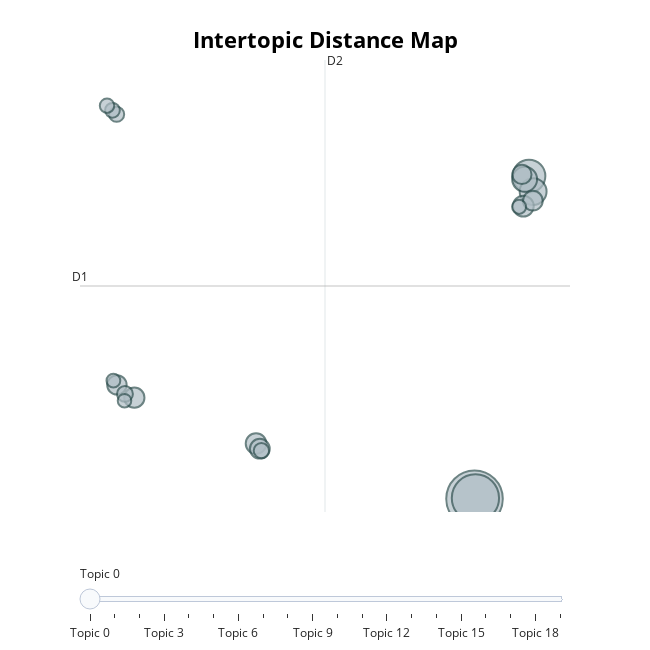

This figure's notebook cell:
### Code cell
topic_model.visualize_topics()

### Figure 1 — Plotly figure (JSON) as saved in the notebook; plotly's stock layout.template omitted (floating-point values rounded to 4 significant figures)
{"data": [{"customdata": [[0, "scuola | dad | fare | insegnante | essere", 1165], [1, "vaccinare | vaccino | dad | scuola | virus", 813], [2, "didatticaadistanza | bonus | scuola | didattico | distanza", 391], [3, "italia | italiano | scuola | covid | dad", 263], [4, "coronavirus | didatticaadistanza | covid | news | formazione", 226], [5, "quarantena | classe | scuola | regola | covid", 158], [6, "domani | scuola | andare | dad | lunedì", 155], [7, "id | scorso | anno | me | fare", 149], [8, "domani | id | dad | presenza | vado", 143], [9, "ministro | docente | istruzione | ministero | precario", 141], [10, "tornare | dad | scuola | ritornare | volere", 137], [11, "tablet | pc | didatticaadistanza | smartworking | internet", 134], [12, "anno | scorso | dad | quest | fare", 92], [13, "dormire | domani | sonno | svegliare | dad", 86], [14, "voto | politico | dad | votare | fare", 83], [15, "pandemia | essere | scuola | dad | anno", 79], [16, "mascherina | mascherine | senza | dad | bambino", 76], [17, "italiano | italia | arresto | roma | no", 72], [18, "dad | eh | id | my | the", 69], [19, "video | videolezione | webcam | prof | didatticaadistanza", 67]], "hovertemplate": "<b>Topic %{customdata[0]}</b><br>Words: %{customdata[1]}<br>Size: %{customdata[2]}", "legendgroup": "", "marker": {"color": "#B0BEC5", "line": {"color": "DarkSlateGrey", "width": 2}, "size": [1165, 813, 391, 263, 226, 158, 155, 149, 143, 141, 137, 134, 92, 86, 83, 79, 76, 72, 69, 67], "sizemode": "area", "sizeref": 0.7281, "symbol": "circle"}, "mode": "markers", "name": "", "orientation": "v", "showlegend": false, "type": "scatter", "x": [8.892, 8.935, 11.48, 11.67, 11.27, 11.21, -1.48, -7.258, -1.301, 11.66, -8.085, 11.14, -7.704, -1.227, -8.099, -8.297, -8.555, 11.01, -8.252, -7.725], "xaxis": "x", "y": [-4.698, -4.655, 12.48, 11.66, 12.31, 10.88, -1.761, 0.6852, -2.031, 11.17, 1.364, 12.57, 0.8845, -2.135, 15.78, 15.99, 16.23, 10.85, 1.59, 0.5253], "yaxis": "y"}], "layout": {"annotations": [{"showarrow": false, "text": "D1", "x": -9.838, "y": 6.631, "yshift": 10}, {"showarrow": false, "text": "D2", "x": 1.793, "xshift": 10, "y": 18.67}], "height": 650, "hoverlabel": {"bgcolor": "white", "font": {"family": "Rockwell", "size": 16}}, "legend": {"itemsizing": "constant", "tracegroupgap": 0}, "margin": {"t": 60}, "shapes": [{"line": {"color": "#CFD8DC", "width": 2}, "type": "line", "x0": 1.793, "x1": 1.793, "y0": -5.403, "y1": 18.67}, {"line": {"color": "#9E9E9E", "width": 2}, "type": "line", "x0": -9.838, "x1": 13.42, "y0": 6.631, "y1": 6.631}], "sliders": [{"active": 0, "pad": {"t": 50}, "steps": [{"args": [{"marker.color": [["red", "#B0BEC5", "#B0BEC5", "#B0BEC5", "#B0BEC5", "#B0BEC5", "#B0BEC5", "#B0BEC5", "#B0BEC5", "#B0BEC5", "#B0BEC5", "#B0BEC5", "#B0BEC5", "#B0BEC5", "#B0BEC5", "#B0BEC5", "#B0BEC5", "#B0BEC5", "#B0BEC5", "#B0BEC5"]]}], "label": "Topic 0", "method": "update"}, {"args": [{"marker.color": [["#B0BEC5", "red", "#B0BEC5", "#B0BEC5", "#B0BEC5", "#B0BEC5", "#B0BEC5", "#B0BEC5", "#B0BEC5", "#B0BEC5", "#B0BEC5", "#B0BEC5", "#B0BEC5", "#B0BEC5", "#B0BEC5", "#B0BEC5", "#B0BEC5", "#B0BEC5", "#B0BEC5", "#B0BEC5"]]}], "label": "Topic 1", "method": "update"}, {"args": [{"marker.color": [["#B0BEC5", "#B0BEC5", "red", "#B0BEC5", "#B0BEC5", "#B0BEC5", "#B0BEC5", "#B0BEC5", "#B0BEC5", "#B0BEC5", "#B0BEC5", "#B0BEC5", "#B0BEC5", "#B0BEC5", "#B0BEC5", "#B0BEC5", "#B0BEC5", "#B0BEC5", "#B0BEC5", "#B0BEC5"]]}], "label": "Topic 2", "method": "update"}, {"args": [{"marker.color": [["#B0BEC5", "#B0BEC5", "#B0BEC5", "red", "#B0BEC5", "#B0BEC5", "#B0BEC5", "#B0BEC5", "#B0BEC5", "#B0BEC5", "#B0BEC5", "#B0BEC5", "#B0BEC5", "#B0BEC5", "#B0BEC5", "#B0BEC5", "#B0BEC5", "#B0BEC5", "#B0BEC5", "#B0BEC5"]]}], "label": "Topic 3", "method": "update"}, {"args": [{"marker.color": [["#B0BEC5", "#B0BEC5", "#B0BEC5", "#B0BEC5", "red", "#B0BEC5", "#B0BEC5", "#B0BEC5", "#B0BEC5", "#B0BEC5", "#B0BEC5", "#B0BEC5", "#B0BEC5", "#B0BEC5", "#B0BEC5", "#B0BEC5", "#B0BEC5", "#B0BEC5", "#B0BEC5", "#B0BEC5"]]}], "label": "Topic 4", "method": "update"}, {"args": [{"marker.color": [["#B0BEC5", "#B0BEC5", "#B0BEC5", "#B0BEC5", "#B0BEC5", "red", "#B0BEC5", "#B0BEC5", "#B0BEC5", "#B0BEC5", "#B0BEC5", "#B0BEC5", "#B0BEC5", "#B0BEC5", "#B0BEC5", "#B0BEC5", "#B0BEC5", "#B0BEC5", "#B0BEC5", "#B0BEC5"]]}], "label": "Topic 5", "method": "update"}, {"args": [{"marker.color": [["#B0BEC5", "#B0BEC5", "#B0BEC5", "#B0BEC5", "#B0BEC5", "#B0BEC5", "red", "#B0BEC5", "#B0BEC5", "#B0BEC5", "#B0BEC5", "#B0BEC5", "#B0BEC5", "#B0BEC5", "#B0BEC5", "#B0BEC5", "#B0BEC5", "#B0BEC5", "#B0BEC5", "#B0BEC5"]]}], "label": "Topic 6", "method": "update"}, {"args": [{"marker.color": [["#B0BEC5", "#B0BEC5", "#B0BEC5", "#B0BEC5", "#B0BEC5", "#B0BEC5", "#B0BEC5", "red", "#B0BEC5", "#B0BEC5", "#B0BEC5", "#B0BEC5", "#B0BEC5", "#B0BEC5", "#B0BEC5", "#B0BEC5", "#B0BEC5", "#B0BEC5", "#B0BEC5", "#B0BEC5"]]}], "label": "Topic 7", "method": "update"}, {"args": [{"marker.color": [["#B0BEC5", "#B0BEC5", "#B0BEC5", "#B0BEC5", "#B0BEC5", "#B0BEC5", "#B0BEC5", "#B0BEC5", "red", "#B0BEC5", "#B0BEC5", "#B0BEC5", "#B0BEC5", "#B0BEC5", "#B0BEC5", "#B0BEC5", "#B0BEC5", "#B0BEC5", "#B0BEC5", "#B0BEC5"]]}], "label": "Topic 8", "method": "update"}, {"args": [{"marker.color": [["#B0BEC5", "#B0BEC5", "#B0BEC5", "#B0BEC5", "#B0BEC5", "#B0BEC5", "#B0BEC5", "#B0BEC5", "#B0BEC5", "red", "#B0BEC5", "#B0BEC5", "#B0BEC5", "#B0BEC5", "#B0BEC5", "#B0BEC5", "#B0BEC5", "#B0BEC5", "#B0BEC5", "#B0BEC5"]]}], "label": "Topic 9", "method": "update"}, {"args": [{"marker.color": [["#B0BEC5", "#B0BEC5", "#B0BEC5", "#B0BEC5", "#B0BEC5", "#B0BEC5", "#B0BEC5", "#B0BEC5", "#B0BEC5", "#B0BEC5", "red", "#B0BEC5", "#B0BEC5", "#B0BEC5", "#B0BEC5", "#B0BEC5", "#B0BEC5", "#B0BEC5", "#B0BEC5", "#B0BEC5"]]}], "label": "Topic 10", "method": "update"}, {"args": [{"marker.color": [["#B0BEC5", "#B0BEC5", "#B0BEC5", "#B0BEC5", "#B0BEC5", "#B0BEC5", "#B0BEC5", "#B0BEC5", "#B0BEC5", "#B0BEC5", "#B0BEC5", "red", "#B0BEC5", "#B0BEC5", "#B0BEC5", "#B0BEC5", "#B0BEC5", "#B0BEC5", "#B0BEC5", "#B0BEC5"]]}], "label": "Topic 11", "method": "update"}, {"args": [{"marker.color": [["#B0BEC5", "#B0BEC5", "#B0BEC5", "#B0BEC5", "#B0BEC5", "#B0BEC5", "#B0BEC5", "#B0BEC5", "#B0BEC5", "#B0BEC5", "#B0BEC5", "#B0BEC5", "red", "#B0BEC5", "#B0BEC5", "#B0BEC5", "#B0BEC5", "#B0BEC5", "#B0BEC5", "#B0BEC5"]]}], "label": "Topic 12", "method": "update"}, {"args": [{"marker.color": [["#B0BEC5", "#B0BEC5", "#B0BEC5", "#B0BEC5", "#B0BEC5", "#B0BEC5", "#B0BEC5", "#B0BEC5", "#B0BEC5", "#B0BEC5", "#B0BEC5", "#B0BEC5", "#B0BEC5", "red", "#B0BEC5", "#B0BEC5", "#B0BEC5", "#B0BEC5", "#B0BEC5", "#B0BEC5"]]}], "label": "Topic 13", "method": "update"}, {"args": [{"marker.color": [["#B0BEC5", "#B0BEC5", "#B0BEC5", "#B0BEC5", "#B0BEC5", "#B0BEC5", "#B0BEC5", "#B0BEC5", "#B0BEC5", "#B0BEC5", "#B0BEC5", "#B0BEC5", "#B0BEC5", "#B0BEC5", "red", "#B0BEC5", "#B0BEC5", "#B0BEC5", "#B0BEC5", "#B0BEC5"]]}], "label": "Topic 14", "method": "update"}, {"args": [{"marker.color": [["#B0BEC5", "#B0BEC5", "#B0BEC5", "#B0BEC5", "#B0BEC5", "#B0BEC5", "#B0BEC5", "#B0BEC5", "#B0BEC5", "#B0BEC5", "#B0BEC5", "#B0BEC5", "#B0BEC5", "#B0BEC5", "#B0BEC5", "red", "#B0BEC5", "#B0BEC5", "#B0BEC5", "#B0BEC5"]]}], "label": "Topic 15", "method": "update"}, {"args": [{"marker.color": [["#B0BEC5", "#B0BEC5", "#B0BEC5", "#B0BEC5", "#B0BEC5", "#B0BEC5", "#B0BEC5", "#B0BEC5", "#B0BEC5", "#B0BEC5", "#B0BEC5", "#B0BEC5", "#B0BEC5", "#B0BEC5", "#B0BEC5", "#B0BEC5", "red", "#B0BEC5", "#B0BEC5", "#B0BEC5"]]}], "label": "Topic 16", "method": "update"}, {"args": [{"marker.color": [["#B0BEC5", "#B0BEC5", "#B0BEC5", "#B0BEC5", "#B0BEC5", "#B0BEC5", "#B0BEC5", "#B0BEC5", "#B0BEC5", "#B0BEC5", "#B0BEC5", "#B0BEC5", "#B0BEC5", "#B0BEC5", "#B0BEC5", "#B0BEC5", "#B0BEC5", "red", "#B0BEC5", "#B0BEC5"]]}], "label": "Topic 17", "method": "update"}, {"args": [{"marker.color": [["#B0BEC5", "#B0BEC5", "#B0BEC5", "#B0BEC5", "#B0BEC5", "#B0BEC5", "#B0BEC5", "#B0BEC5", "#B0BEC5", "#B0BEC5", "#B0BEC5", "#B0BEC5", "#B0BEC5", "#B0BEC5", "#B0BEC5", "#B0BEC5", "#B0BEC5", "#B0BEC5", "red", "#B0BEC5"]]}], "label": "Topic 18", "method": "update"}, {"args": [{"marker.color": [["#B0BEC5", "#B0BEC5", "#B0BEC5", "#B0BEC5", "#B0BEC5", "#B0BEC5", "#B0BEC5", "#B0BEC5", "#B0BEC5", "#B0BEC5", "#B0BEC5", "#B0BEC5", "#B0BEC5", "#B0BEC5", "#B0BEC5", "#B0BEC5", "#B0BEC5", "#B0BEC5", "#B0BEC5", "red"]]}], "label": "Topic 19", "method": "update"}]}], "title": {"font": {"color": "Black", "size": 22}, "text": "<b>Intertopic Distance Map", "x": 0.5, "xanchor": "center", "y": 0.95, "yanchor": "top"}, "width": 650, "xaxis": {"anchor": "y", "domain": [0, 1], "range": [-9.838, 13.42], "title": {"text": ""}, "visible": false}, "yaxis": {"anchor": "x", "domain": [0, 1], "range": [-5.403, 18.67], "title": {"text": ""}, "visible": false}}}
